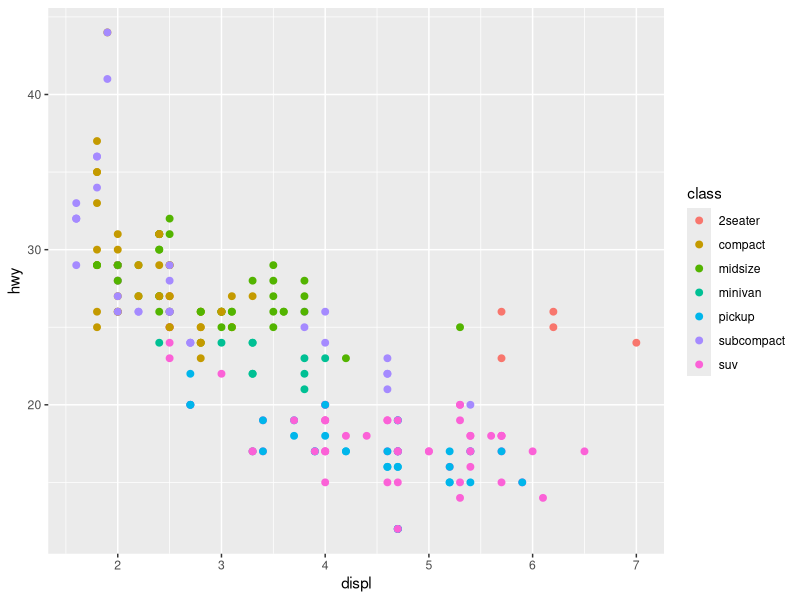
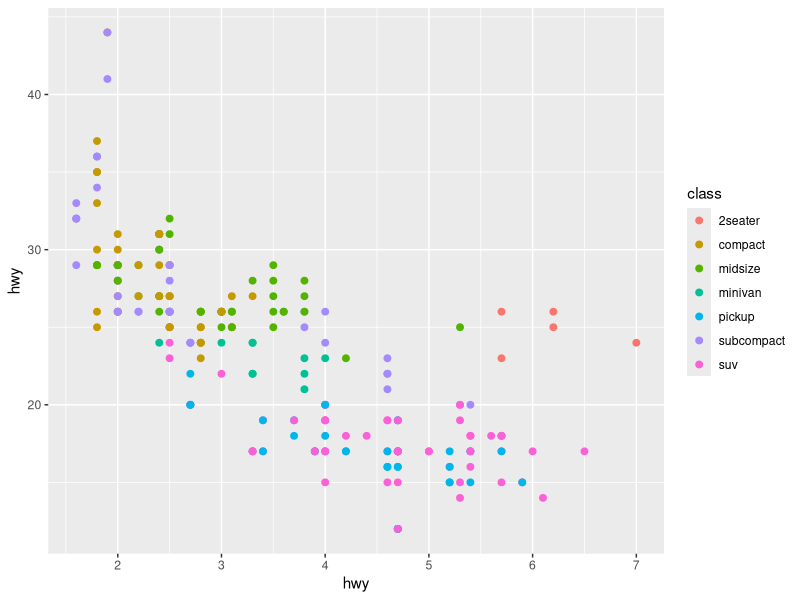
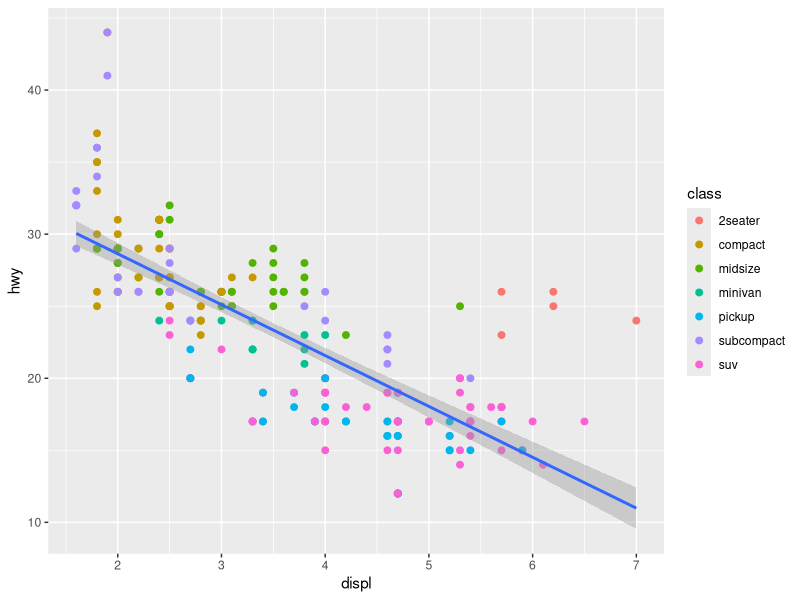
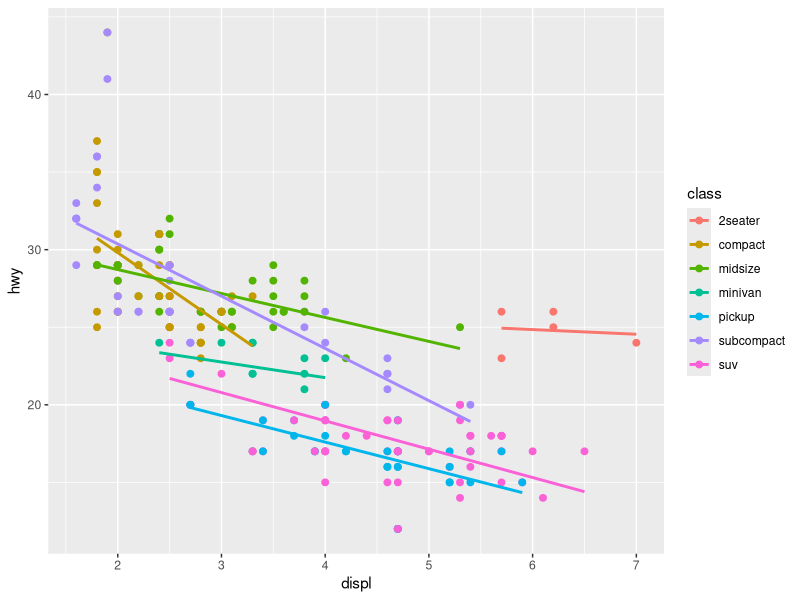
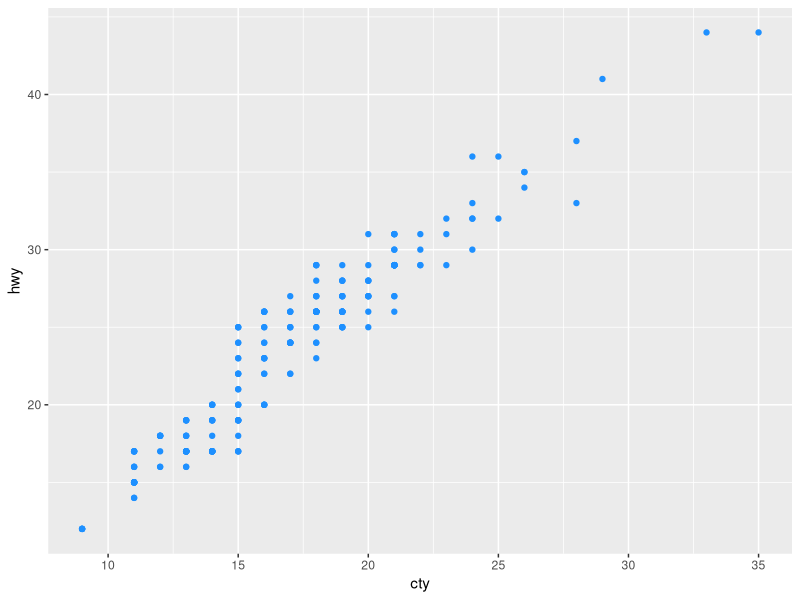

Generate these figures, in order, with R: (Note: this script raises an error after producing the figures.)
###
###'Scatters again . The grammar and the building blocks. Hold them tight to transfer between mind and paper. Layer by Layer
###'Defining individual layers and makign them separate. Differnent ways to specify aesthetics
###


library(ggplot2)
library(mgcv)
data(mpg)
attach(mpg)
str(mpg)

##These all are the same 
ggplot(mpg, aes(displ , hwy , color = class)) + 
  geom_point(size = 2)

ggplot(mpg, aes(hwy , color = class)) + 
  geom_point(data = mpg , size = 2 , aes(x = displ , y = hwy))


##But these linear models are modeeled differnetly on different data sets 

ggplot(mpg , aes(displ , hwy)) + 
  geom_point(size = 2 , data = mpg , aes(colour = class)) + 
  geom_smooth(method = "lm" , se = TRUE)


ggplot(mpg , aes(displ , hwy , color = class)) + 
  geom_point(size = 2 , data = mpg ) + 
  geom_smooth(method = "lm" , se = FALSE)

##Setting vs Mapping 

ggplot(mpg , aes(cty , hwy)) + 
  geom_point(colour = "dodgerblue")


ggplot(mpg , aes(cty , hwy)) + 
  geom_point(aes(colour = cut))


##Using "names" aka demo of using legends in ggplot2


ggplot(mpg , aes(displ , hwy)) + 
  geom_point(size = 2 , data = mpg ) + 
  geom_smooth(aes(color = "lm") , method = "lm" , se = FALSE ) +
  geom_smooth(aes(color = "loess") , method = "loess" , se = FALSE) + 
  labs(color = "Method")

##Adding summaries 

ggplot(mpg , aes(trans , hwy)) + 
  geom_point(size = 2 , data = mpg ) + 
  stat_summary(geom = "point" , fun.y = "mean" , color = "red" , size = 4)

ggplot(mpg , aes(trans , hwy)) + 
  geom_point(size = 2 , data = mpg ) + 
  geom_point(stat = "summary" , fun.y = "mean" , color = "red" , size = 4)

##Some more plotting on univariates 

ggplot(diamonds , aes(price , color = cut)) + 
  geom_density() 
  

##stacked bars 
attach(diamonds)
head(diamonds)

ggplot(diamonds , aes(color , fill = cut)) + 
 # geom_bar() + 
 # geom_bar(position = "fill")  
  geom_bar(position = "dodge")

ggplot(diamonds , aes(color , fill = cut)) + 
   geom_bar()


ggplot(diamonds , aes(color , fill = cut)) + 
  geom_bar(position = "fill")